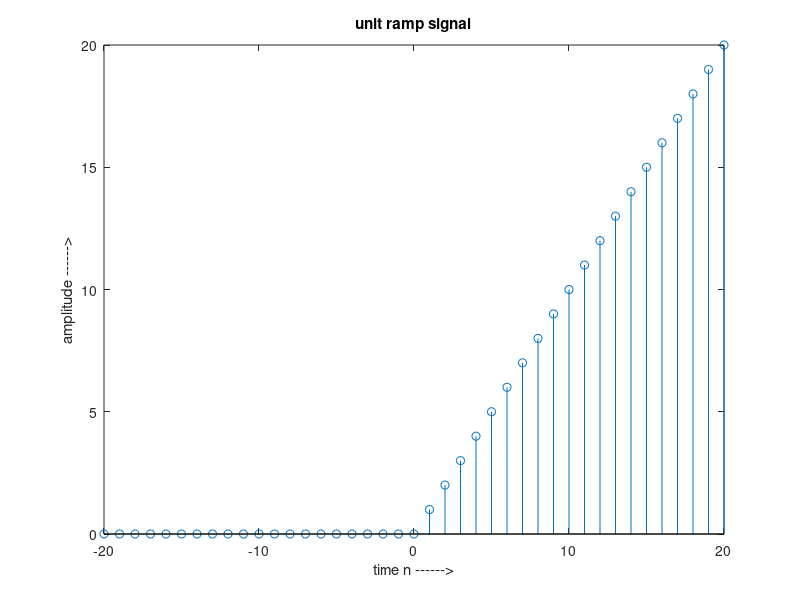

The MATLAB script that drew this image:
clc;
n=-20:20;                           % The colon operator (first:last) generates a 1-by-n matrix (or vector) of sequential numbers
                                    % from the first value to the last.
                                    % The default sequence is made up of incremental values, each 1 greater than the previous one:
                                    % A = 10:15
                                    % A = 10    11    12    13    14    15
                                    
L=length(n);
x=zeros(1);                         % x = zeros(n) returns an n-by-n matrix of zeros.
for i=1:L
    if n(i)>=0
        x(i)=n(i);
    end;
end;
stem(n,x);
xlabel('time n ------>');
ylabel('amplitude ------>');
title('unit ramp signal');